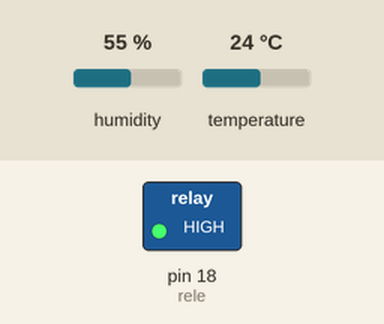
Bench run of a sketch on a simulated Arduino Uno, built with avr-gcc and run on an emulated ATmega328P. Shown: switched loads named in the sketch (green lamp = pin HIGH). Dashed ring = blinking. The test bench sets the inputs (shaded band); at power-on: humidity 55 %, temperature 24 °C. What the sketch prints to the serial monitor is not drawn.

Above: at 0.5 s.
Timing chart, 0 to 4.6 s (numbered marks = the images above):
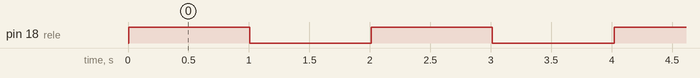

Measured:
- by itself, pin 18 (rele): alternates HIGH for 1.0 s and LOW for 1.0 s

The sketch:

teste_rele.ino
```cpp
#include <Adafruit_Sensor.h>
#include <DHT.h>

int DHTPIN   =  4;
int rele = 18;

#define DHTTYPE DHT22


// Define Variáveis do DHT
DHT dht(DHTPIN, DHTTYPE);


void setup() {
  Serial.begin(9600);
  dht.begin();
  pinMode(rele, OUTPUT);

}

void loop() {


  float humidity =    dht.readHumidity();
  float temperature = dht.readTemperature();


      Serial.print("Temp.");
      Serial.print(temperature);
      Serial.print("°");
      Serial.println("C");

      Serial.print("Umid.");
      Serial.print(humidity);
      Serial.println("%");
      Serial.println("====================");


      digitalWrite(rele, HIGH);
      delay(1000);
      digitalWrite(rele, LOW);
      delay(1000);


}
```
